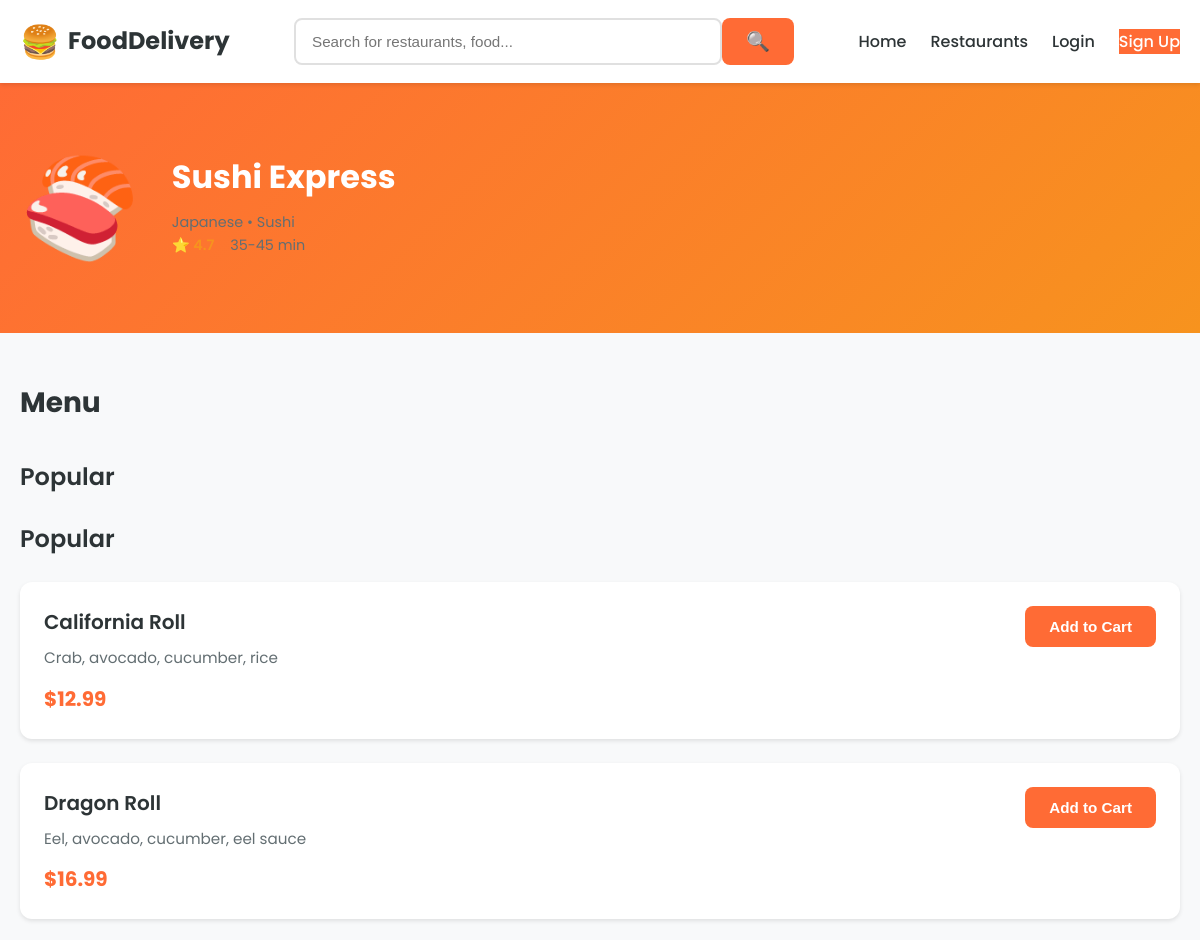
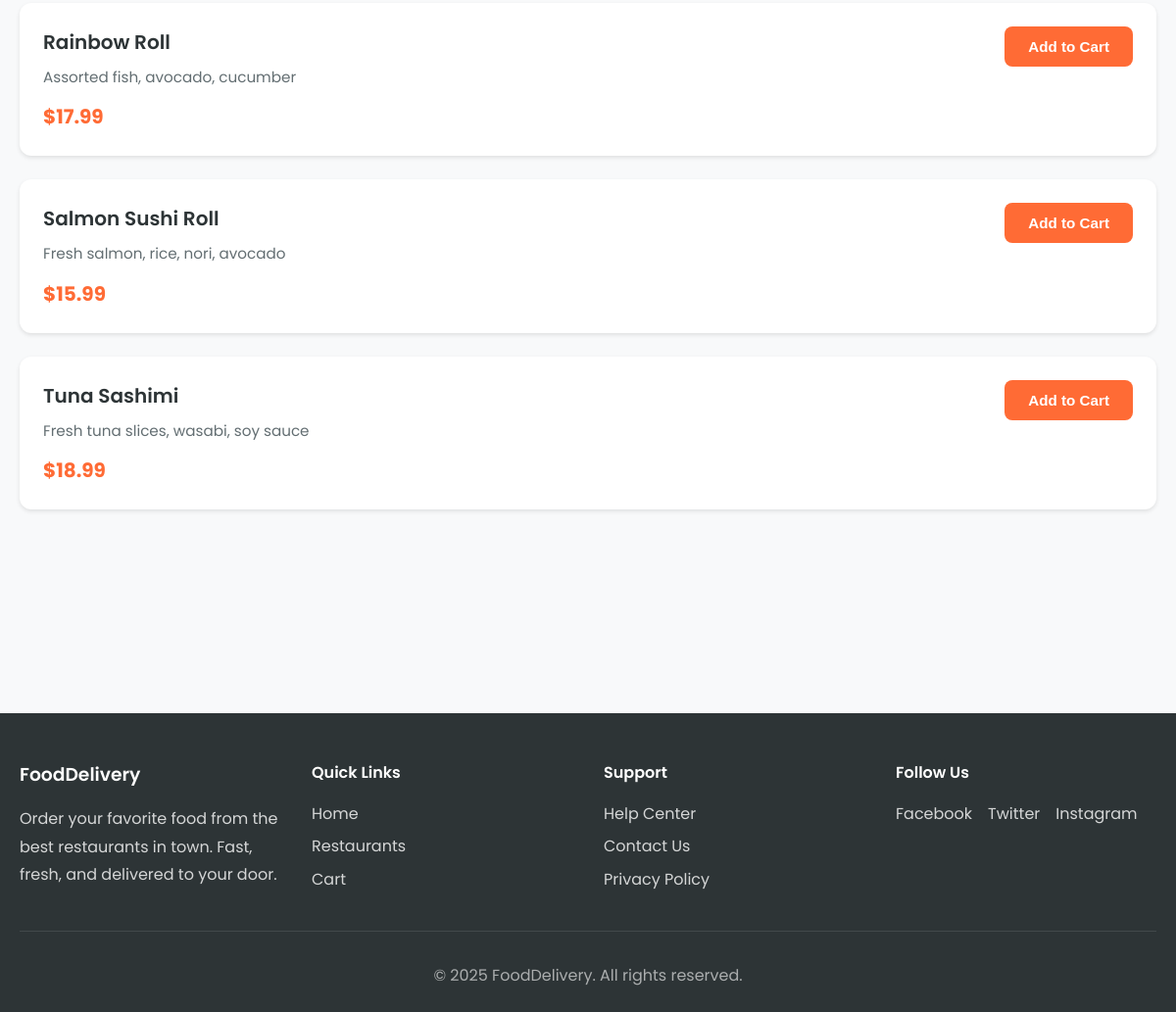
The app's page /restaurant-detail.php?id=3 with its own data (2 pictures, top to bottom).
### tables this page shows
CREATE TABLE IF NOT EXISTS restaurants (
    id INT AUTO_INCREMENT PRIMARY KEY,
    name VARCHAR(100) NOT NULL,
    cuisine VARCHAR(100) NOT NULL,
    rating DECIMAL(3,1) DEFAULT 4.0,
    delivery_time VARCHAR(20) DEFAULT '30-40 min',
    icon VARCHAR(10) DEFAULT '🍽️',
    image_url VARCHAR(255) NULL,
    description TEXT NULL,
    is_featured BOOLEAN DEFAULT FALSE,
    is_active BOOLEAN DEFAULT TRUE,
    created_at TIMESTAMP DEFAULT CURRENT_TIMESTAMP,
    updated_at TIMESTAMP DEFAULT CURRENT_TIMESTAMP ON UPDATE CURRENT_TIMESTAMP,
    INDEX idx_featured (is_featured),
    INDEX idx_active (is_active)
);

CREATE TABLE IF NOT EXISTS menu_items (
    id INT AUTO_INCREMENT PRIMARY KEY,
    restaurant_id INT NOT NULL,
    name VARCHAR(100) NOT NULL,
    description TEXT NULL,
    price DECIMAL(10,2) NOT NULL,
    category VARCHAR(50) DEFAULT 'Popular',
    image_url VARCHAR(255) NULL,
    is_available BOOLEAN DEFAULT TRUE,
    created_at TIMESTAMP DEFAULT CURRENT_TIMESTAMP,
    updated_at TIMESTAMP DEFAULT CURRENT_TIMESTAMP ON UPDATE CURRENT_TIMESTAMP,
    FOREIGN KEY (restaurant_id) REFERENCES restaurants(id) ON DELETE CASCADE,
    INDEX idx_restaurant (restaurant_id),
    INDEX idx_category (category),
    INDEX idx_available (is_available)
);

### restaurant-detail.php (the view, shortened to what this page needs)
<?php
$restaurantId = isset($_GET['id']) ? (int)$_GET['id'] : 1;
$conn = getDBConnection();
$stmt = $conn->prepare("SELECT id, name, cuisine, rating, delivery_time, icon FROM restaurants WHERE id = ? AND is_active = 1");
$stmt->bind_param("i", $restaurantId);
$stmt->execute();
$result = $stmt->get_result();
$restaurant = $result->fetch_assoc();
include 'includes/header.php';
?>
<section class="restaurant-banner">
    <div class="container">
        <div class="banner-content">
            <div class="banner-image">
                <div class="image-placeholder large"><?php echo htmlspecialchars($restaurant['icon']); ?></div>
            </div>
            <div class="banner-info">
                <h1><?php echo $restaurant['name']; ?></h1>
                <p class="restaurant-cuisine"><?php echo $restaurant['cuisine']; ?></p>
                <div class="restaurant-meta">
                <span class="rating">⭐ <?php echo number_format($restaurant['rating'], 1); ?></span>
                <span class="delivery-time"><?php echo htmlspecialchars($restaurant['delivery_time']); ?></span>
                </div>
            </div>
        </div>
    </div>
</section>
<section class="menu-section">
    <div class="container">
        <h2 class="section-title">Menu</h2>
        <div class="menu-category">
            <h3 class="menu-category-title">Popular</h3>
            <div class="menu-items">
                <?php
                $stmt = $conn->prepare("SELECT id, name, description, price, category FROM menu_items WHERE restaurant_id = ? AND is_available = 1 ORDER BY category, name");
                $stmt->bind_param("i", $restaurantId);
                $stmt->execute();
                $menuResult = $stmt->get_result();
                $menuByCategory = [];
                while ($item = $menuResult->fetch_assoc()) {
                    $category = $item['category'] ?: 'Popular';
                    if (!isset($menuByCategory[$category])) {
                        $menuByCategory[$category] = [];
                    }
                    $menuByCategory[$category][] = $item;
                }
                foreach ($menuByCategory as $category => $menuItems):
                ?>
                <div class="menu-category">
                    <h3 class="menu-category-title"><?php echo htmlspecialchars($category); ?></h3>
                    <div class="menu-items">
                <?php
                foreach ($menuItems as $item):
                ?>
                <div class="menu-item">
                    <div class="menu-item-content">
                        <div class="menu-item-info">
                            <h4><?php echo $item['name']; ?></h4>
                            <p class="menu-item-description"><?php echo $item['description']; ?></p>
                            <span class="price">$<?php echo number_format($item['price'], 2); ?></span>
                        </div>
                        <button class="btn btn-primary" onclick="addToCart(<?php echo $item['id']; ?>, '<?php echo htmlspecialchars($item['name'], ENT_QUOTES); ?>', <?php echo $item['price']; ?>, '<?php echo htmlspecialchars($restaurant['name'], ENT_QUOTES); ?>')">
                            Add to Cart
                        </button>
                    </div>
                </div>
                <?php
                endforeach;
                ?>
                    </div>
                </div>
                <?php
                endforeach;
                ?>
    </div>
</section>
<?php include 'includes/footer.php'; ?>

### assets/css/style.css (style rules this page uses)
:root { --primary-color: #ff6b35; --primary-dark: #e55a2b; --secondary-color: #f7931e; --text-dark: #2d3436; --text-light: #636e72; --bg-light: #f8f9fa; --bg-white: #ffffff; --border-color: #e0e0e0; --success-color: #00b894; --error-color: #d63031; --shadow-sm: 0 2px 4px rgba(0, 0, 0, 0.1); --shadow-md: 0 4px 6px rgba(0, 0, 0, 0.1); --shadow-lg: 0 10px 20px rgba(0, 0, 0, 0.15); --border-radius: 12px; --border-radius-sm: 8px; --transition: all 0.3s ease; }
* { margin: 0; padding: 0; box-sizing: border-box; }
body { font-family: 'Poppins', sans-serif; color: var(--text-dark); background-color: var(--bg-light); line-height: 1.6; overflow-x: hidden; }
.container { width: 100%; max-width: 1200px; margin: 0 auto; padding: 0 20px; }
.btn { padding: 0.75rem 1.5rem; border: none; border-radius: var(--border-radius-sm); font-weight: 600; cursor: pointer; transition: var(--transition); text-decoration: none; display: inline-block; text-align: center; font-size: 0.95rem; }
.btn-primary { background-color: var(--primary-color); color: white; }
.section-title { font-size: 1.75rem; font-weight: 700; margin-bottom: 2rem; color: var(--text-dark); }
.image-placeholder { font-size: 4rem; opacity: 0.9; }
.image-placeholder.large { font-size: 6rem; }
.restaurant-meta { display: flex; align-items: center; gap: 1rem; margin-bottom: 0.5rem; font-size: 0.9rem; }
.rating { color: var(--secondary-color); font-weight: 600; }
.delivery-time { color: var(--text-light); }
.restaurant-cuisine { color: var(--text-light); font-size: 0.9rem; }
.price { font-size: 1.25rem; font-weight: 700; color: var(--primary-color); }
.restaurant-banner { background: linear-gradient(135deg, var(--primary-color) 0%, var(--secondary-color) 100%); color: white; padding: 3rem 0; }
.banner-content { display: flex; flex-direction: column; align-items: center; text-align: center; gap: 2rem; }
.banner-image { flex-shrink: 0; }
.banner-info h1 { font-size: 2rem; font-weight: 700; margin-bottom: 0.5rem; }
.menu-section { padding: 3rem 0; }
.menu-category { margin-bottom: 3rem; }
.menu-category-title { font-size: 1.5rem; font-weight: 600; margin-bottom: 1.5rem; color: var(--text-dark); }
.menu-items { display: flex; flex-direction: column; gap: 1.5rem; }
.menu-item { background-color: var(--bg-white); border-radius: var(--border-radius); padding: 1.5rem; box-shadow: var(--shadow-sm); }
.menu-item-content { display: flex; justify-content: space-between; align-items: flex-start; gap: 1.5rem; }
.menu-item-info { flex: 1; }
.menu-item-info h4 { font-size: 1.25rem; font-weight: 600; margin-bottom: 0.5rem; }
.menu-item-description { color: var(--text-light); margin-bottom: 0.75rem; font-size: 0.95rem; }
@media (min-width: 768px) { .banner-content { flex-direction: row; text-align: left; } }

### records on screen
restaurants: icon "🍣", name "Sushi Express", cuisine "Japanese • Sushi", delivery_time "35-45 min"
menu_items: category "Popular", name "Tuna Sashimi", description "Fresh tuna slices, wasabi, soy sauce", price "18.99"
menu_items: name "California Roll", description "Crab, avocado, cucumber, rice", price "12.99"
menu_items: name "Dragon Roll", description "Eel, avocado, cucumber, eel sauce", price "16.99"
menu_items: name "Rainbow Roll", description "Assorted fish, avocado, cucumber", price "17.99"
menu_items: name "Salmon Sushi Roll", description "Fresh salmon, rice, nori, avocado", price "15.99"
